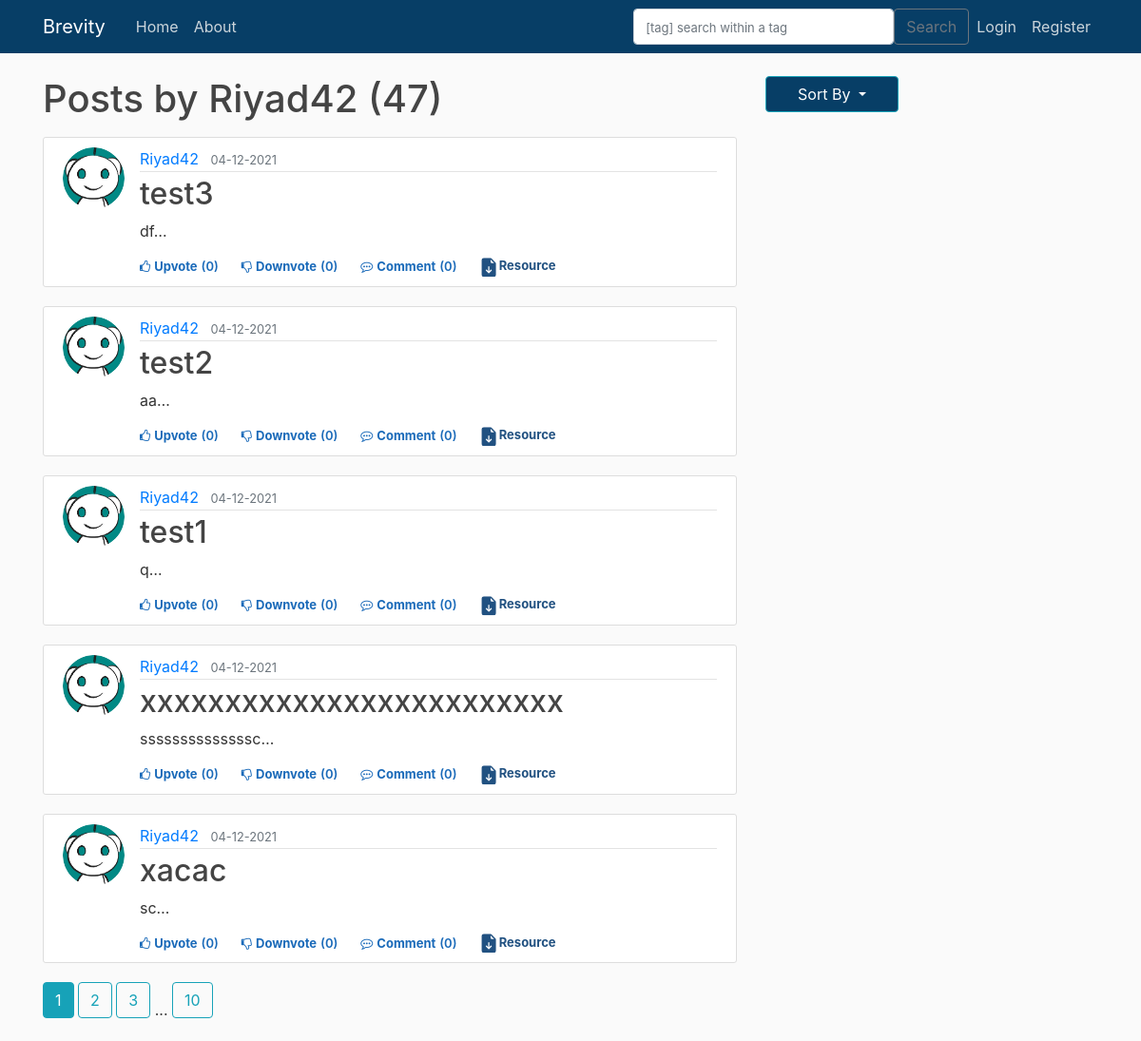
/user/Riyad42, run on the app's committed database.
### brevity/models.py (models this page shows, shortened)
class User(db.Model, UserMixin):
    id = db.Column(db.Integer, primary_key=True)
    username = db.Column(db.String(20), unique=True, nullable=False)
    email = db.Column(db.String(120), unique=True, nullable=False)
    image_file = db.Column(db.String(20), nullable=False, default='default.jpg')
    password = db.Column(db.String(60), nullable=False)
    posts = db.relationship('Post', backref='author', lazy=True)                    #By default SQLAlchemy guess the relationship to be one to many as posts returns a list of post.
    upvoted = db.relationship('Upvote', foreign_keys='Upvote.user_id', backref='user', lazy='dynamic')
    downvoted = db.relationship('Downvote', foreign_keys='Downvote.user_id', backref='user', lazy='dynamic')
    commented = db.relationship('Comment', backref='author', lazy=True)

class Post(db.Model):
    id = db.Column(db.Integer, primary_key=True)
    title = db.Column(db.String(100), nullable=False)
    date_posted = db.Column(db.DateTime, nullable=False, default=datetime.utcnow)
    content = db.Column(db.Text, nullable=False)
    user_id = db.Column(db.Integer, db.ForeignKey('user.id'), nullable=False)
    tags = db.relationship('Tag', backref='post', cascade="all, delete", lazy='dynamic')
    upvotes = db.relationship('Upvote', backref='post', lazy='dynamic')
    downvotes = db.relationship('Downvote', backref='post', lazy='dynamic')
    comments = db.relationship('Comment', backref='post', lazy='dynamic')
    resources = db.relationship('ResourceFile', backref='post', lazy='dynamic')

### brevity/users/routes.py (the view)
@users.route("/user/<string:username>")
def user_posts(username):
    form=SearchForm()
    page = request.args.get('page', 1, type=int)
    user = User.query.filter_by(username=username).first_or_404()
    posts = (Post.query.filter_by(author = user)
        .order_by(Post.date_posted.desc())
        .paginate(page = page, per_page = 5)
        )
    return render_template('user_posts.html', posts=posts, form=form, user=user)

### brevity/main/forms.py
class SearchForm(FlaskForm):
    searched = TextAreaField('Searched', validators=[DataRequired()])
    submit = SubmitField('Submit')

### brevity/templates/user_posts.html (shortened to what this page needs)
{% extends "layout.html" %}
{% block content %}
    <h1 class="mb-3">Posts by {{ user.username }} ({{ posts.total }})</h1>
    {% for post in posts.items %}
        <article class="media content-section">
            <img class="rounded-circle article-img" src="{{ url_for('static', filename = 'profile_pics/' + post.author.image_file)}}">
            <div class="media-body">
                <div class="article-metadata">
                    <a class="mr-2" href="{{ url_for('users.user_posts', username=post.author.username) }}">{{ post.author.username }}</a>
                    <small class="text-muted">{{ post.date_posted.strftime('%d-%m-%Y') }}</small>
                </div>
                <h2><a class="article-title" href="{{ url_for('posts.post', post_id=post.id) }}">{{ post.title }}</a></h2>
                <p class="article-content">{{ post.content[:200] }}<span>&#8230;</span></p>
                <div>
                  {% if current_user.is_authenticated %}
                      <div class="d-flex flex-row fs-12" id="vote{{post.id}}">
                          {% if not current_user.has_upvoted_post(post) %}
                              <div class="like cursor votestyle vote" post_id="{{post.id}}" action="upvote"><i class="fa fa-thumbs-o-up"></i><span class="ml-1">Upvote</span></div>
                              <div class="like vote_count" ><span class="ml-1 mr-4">({{post.upvotes.count()}})</span></div>
                          {% else %}
                              <div class="like cursor upvotedstyle vote" post_id="{{post.id}}" action="upvote"><i class="fa fa-thumbs-o-up"></i><span class="ml-1">Upvoted</span></div>
                              <div class="like upvoted_count" ><span class="ml-1 mr-4">({{post.upvotes.count()}})</span></div>
                          {% endif %}
                          {% if not current_user.has_downvoted_post(post) %}
                              <div class="like downvotecursor votestyle vote" post_id="{{post.id}}" action="downvote"><i class="fa fa-thumbs-o-down"></i><span class="ml-1">Downvote</span></div>
                              <div class="like vote_count"><span class="ml-1 mr-4">({{post.downvotes.count()}})</span></div>
                          {% else %}
                              <div class="like downvotecursor downvotedstyle vote" post_id="{{post.id}}" action="downvote"><i class="fa fa-thumbs-o-down"></i><span class="ml-1">Downvoted</span></div>
                              <div class="like downvoted_count"><span class="ml-1 mr-4">({{post.downvotes.count()}})</span></div>
                          {% endif %}
                          <div class="like cursor comment"><i class="fa fa-commenting-o"></i><span class="ml-1"><a class="mr-1 like cursor comment" href="{{ url_for('posts.post', post_id=post.id) }}">Comment</a></span></div>
                          <div class="like comment_count"><span class="ml-0">({{post.comments.count()}})</span></div>
                            <button type="button" class="btn btn-sm mb-4 resource" data-toggle="modal" data-target="#resourceModal">
                              <svg xmlns="http://www.w3.org/2000/svg" width="22" height="20" fill="currentColor" class="bi bi-file-earmark-arrow-down-fill" viewBox="0 0 16 16" data-darkreader-inline-fill="" style="--darkreader-inline-fill:currentColor;">
                          <path d="M9.293 0H4a2 2 0 0 0-2 2v12a2 2 0 0 0 2 2h8a2 2 0 0 0 2-2V4.707A1 1 0 0 0 13.707 4L10 .293A1 1 0 0 0 9.293 0zM9.5 3.5v-2l3 3h-2a1 1 0 0 1-1-1zm-1 4v3.793l1.146-1.147a.5.5 0 0 1 .708.708l-2 2a.5.5 0 0 1-.708 0l-2-2a.5.5 0 0 1 .708-.708L7.5 11.293V7.5a.5.5 0 0 1 1 0z"></path>
                          </svg>Resource</button>
                      </div>
                  {% else %}
                      <div class="d-flex flex-row fs-12">
                          <div class="like cursor unauthorised_upvote"><i class="fa fa-thumbs-o-up"></i><span class="ml-1"><a class="like cursor unauthorised_upvote" href="{{ url_for('posts.vote_action', post_id=post.id, action='unauthorized_upvote')}}">Upvote</a></span></div>
                          <div class="like vote_count" ><span class="ml-1 mr-4">({{post.upvotes.count()}})</span></div>
                          <div class="like downvotecursor unauthorised_downvote"><i class="fa fa-thumbs-o-down"></i><span class="ml-1"><a class="like downvotecursor unauthorised_downvote" href="{{ url_for('posts.vote_action', post_id=post.id, action='unauthorized_downvote')}}">Downvote</a></span></div>
                          <div class="like vote_count"><span class="ml-1 mr-4">({{post.downvotes.count()}})</span></div>
                          <div class="like cursor comment"><i class="fa fa-commenting-o"></i><span class="ml-1"><a class="mr-1 like cursor comment" href="{{ url_for('posts.post', post_id=post.id) }}">Comment</a></span></div>
                          <div class="like comment_count"><span class="ml-0">({{post.comments.count()}})</span></div>
                          <button type="button" class="btn btn-sm mb-4 resource" data-toggle="modal" data-target="#resourceModal">
                        Resource</button>
                      </div>
                  {% endif %}
                </div>
            </div>
        </article>
    {% endfor %}
    {% for page_num in posts.iter_pages(left_edge=1, right_edge=1, left_current=1, right_current=2) %}
      {% if page_num %}
        {% if posts.page == page_num %}
          <a class="btn btn-info mb-4" href="{{ url_for('users.user_posts', username=user.username, page=page_num) }}">{{ page_num }}</a>
        {% else %}
          <a class="btn btn-outline-info mb-4" href="{{ url_for('users.user_posts', username=user.username, page=page_num) }}">{{ page_num }}</a>
        {% endif %}
      {% else %}
        ...
      {% endif %}
    {% endfor %}
{% endblock content %}

### brevity/static/main.css (style rules this page uses)
body { background: #fafafa; color: #333333; margin-top: 5rem; }
h1, h2, h3, h4, h5, h6 { color: #444444; }
.content-section { background: #ffffff; padding: 10px 20px; border: 1px solid #dddddd; border-radius: 3px; margin-bottom: 20px; }
.article-title { color: #444444; }
.article-content { white-space: pre-line; }
.article-img { height: 65px; width: 65px; margin-right: 16px; }
.article-metadata { padding-bottom: 1px; margin-bottom: 4px; border-bottom: 1px solid #e3e3e3 }
.fs-12 { font-size: 12px }
.cursor { cursor: pointer }
.downvotecursor { cursor: pointer }
.vote_count { color: #1a6ab9; font-size: 13px; font-weight: 600; }
.comment { color: #1a6ab9; font-size: 13px; font-weight: 700; }
.comment_count { color: #1a6ab9; font-size: 13px; font-weight: 600; }
.unauthorised_upvote { color: #1a6ab9; font-size: 13px; font-weight: 700; }
.unauthorised_downvote { color: #1a6ab9; font-size: 13px; font-weight: 700; }
.resource { width: 12%; padding: 4px 4px; font-size: 13px; position: absolute; transform: translate(385%, -17%); background-color: #ffffff; text-align: center; border-radius: 6px; font-weight: 680; margin-bottom: 5px; border: 3px; color: #215181; }

### data on the page
User: username "Riyad42"
Post: image_file (placeholder picture), author.username "Riyad42", date_posted "04-12-2021", title "test3", content "df", upvotes.count "0", downvotes.count "0", comments.count "0"
Post: image_file (placeholder picture), author.username "Riyad42", date_posted "04-12-2021", title "test2", content "aa", upvotes.count "0", downvotes.count "0", comments.count "0"
Post: image_file (placeholder picture), author.username "Riyad42", date_posted "04-12-2021", title "test1", content "q", upvotes.count "0", downvotes.count "0", comments.count "0"
Post: image_file (placeholder picture), author.username "Riyad42", date_posted "04-12-2021", title "xxxxxxxxxxxxxxxxxxxxxxxxx", content "ssssssssssssssc", upvotes.count "0", downvotes.count "0", comments.count "0"
Post: image_file (placeholder picture), author.username "Riyad42", date_posted "04-12-2021", title "xacac", content "sc", upvotes.count "0", downvotes.count "0", comments.count "0"

### other printed values
{{ posts.total }} "47"
{{ page_num }} "1"
{{ page_num }} "2" "3" "10"
